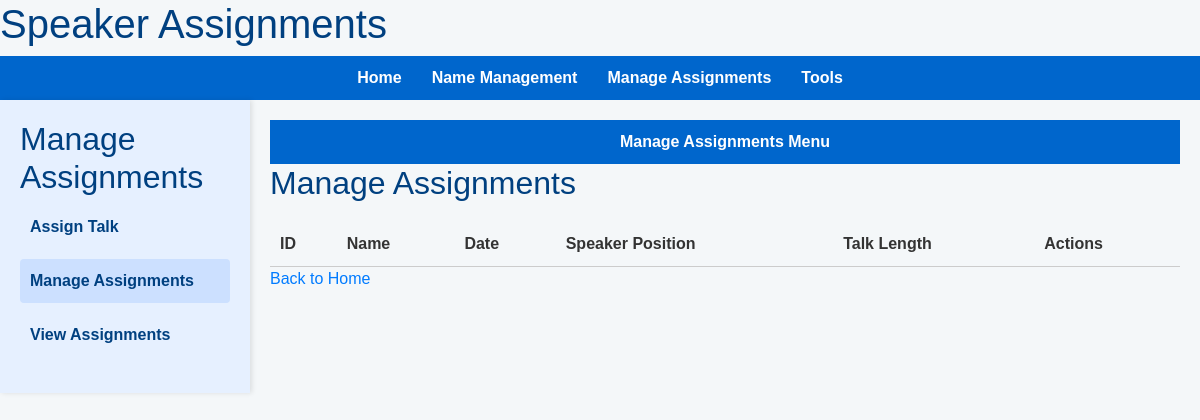
The app's page /assign/manage, older data.
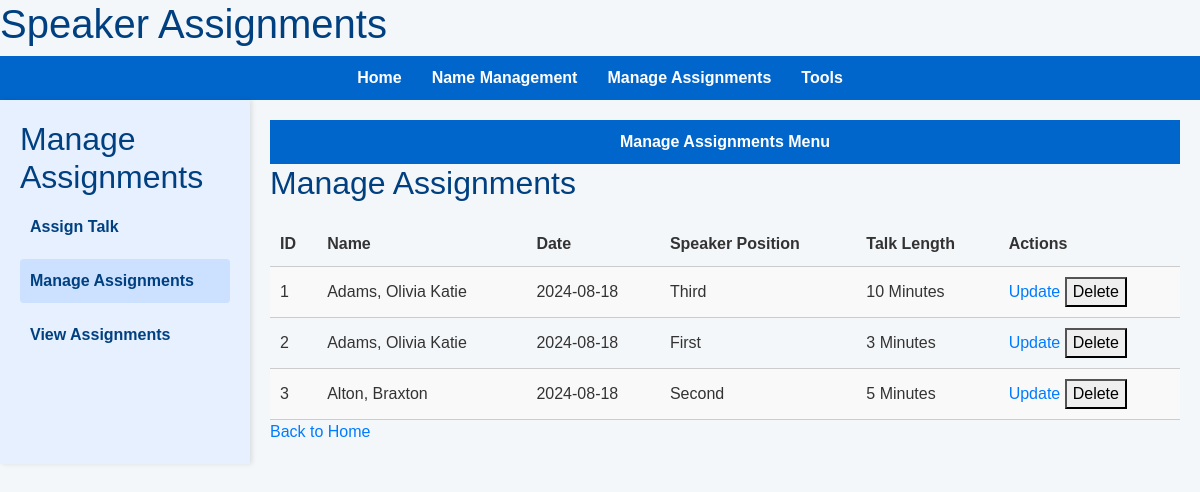
The same page, newer data.
### app/models.py (models this page shows)
class TalkAssignment(db.Model):
    id = db.Column(db.Integer, primary_key=True)
    speaker_id = db.Column(db.Integer, db.ForeignKey('record.id'), nullable=False)
    date = db.Column(db.Date, nullable=False)
    speaker_pos = db.Column(db.String(50), nullable=False)
    talk_length = db.Column(db.String(20), nullable=False)
    theme_id = db.Column(db.Integer, db.ForeignKey('theme.id'), nullable=True)
    topic_id = db.Column(db.Integer, db.ForeignKey('topic.id'), nullable=True)

class Record(db.Model):
    id = db.Column(db.Integer, primary_key=True)
    name = db.Column(db.String(80), unique=True, nullable=False)
    exception = db.Column(db.String(20), nullable=True)
    assignments = db.relationship('TalkAssignment', backref='speaker', lazy=True)

### app/routes/assign.py (the view)
@bp.route('/manage', methods=['GET'])
def manage_assignments():
    assignments = TalkAssignment.query.all()
    return render_template('manage_assignments.html', assignments=assignments)

### app/templates/manage_assignments.html
{% extends "base.html" %}
{% block content %}
{% include '_navigation.html' %}
<h2>Manage Assignments</h2>
<table>
    <tr>
        <th>ID</th>
        <th>Name</th>
        <th>Date</th>
        <th>Speaker Position</th>
        <th>Talk Length</th>
        <th>Actions</th>
    </tr>
    {% for assignment in assignments %}
    <tr>
        <td>{{ assignment.id }}</td>
        <td>{{ assignment.speaker.name }}</td>
        <td>{{ assignment.date }}</td>
        <td>{{ assignment.speaker_pos }}</td>
        <td>{{ assignment.talk_length }}</td>
        <td>
            <a href="{{ url_for('assign.update_assignment', assignment_id=assignment.id) }}">Update</a>
            <form action="{{ url_for('assign.delete_assignment', assignment_id=assignment.id) }}" method="POST" style="display:inline;">
                <button type="submit" onclick="return confirm('Are you sure you want to delete this assignment?');">Delete</button>
            </form>
        </td>
    </tr>
    {% endfor %}
</table>
<a href="{{ url_for('main.index') }}">Back to Home</a>
{% endblock %}

Row changes from the older to the newer data that the page shows:
added TalkAssignment: id "1", speaker.name "Adams, Olivia Katie", date "2024-08-18", speaker_pos "Third", talk_length "10 Minutes"
added TalkAssignment: id "2", speaker.name "Adams, Olivia Katie", date "2024-08-18", speaker_pos "First", talk_length "3 Minutes"
added TalkAssignment: id "3", speaker.name "Alton, Braxton", date "2024-08-18", speaker_pos "Second", talk_length "5 Minutes"
